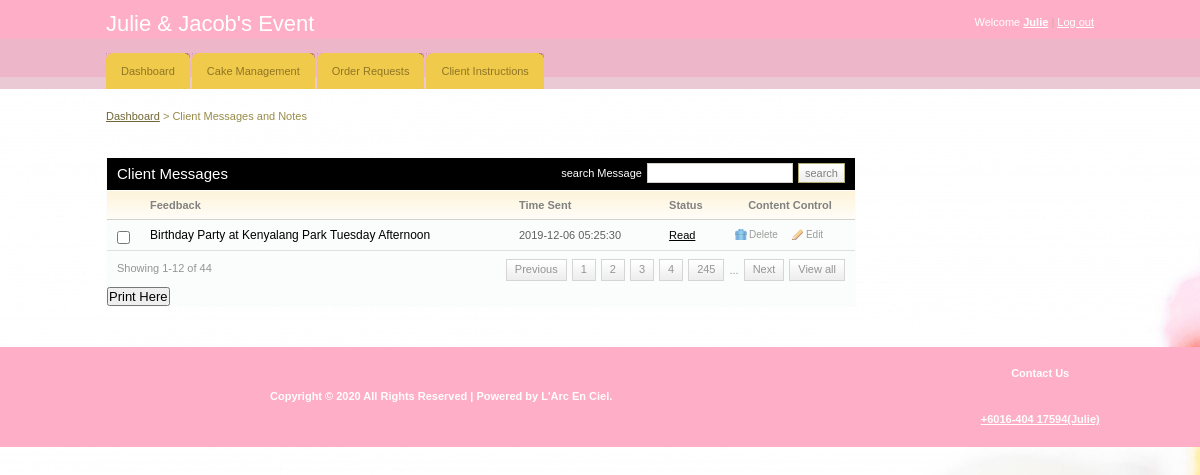
The page /admin/index.php (signed in) on the database its author committed.
### tables this page shows
CREATE TABLE `message` (
  `msg_id` int(11) NOT NULL,
  `message` varchar(255) NOT NULL,
  `status` varchar(255) NOT NULL,
  `time` datetime NOT NULL,
  `client_email` varchar(255) NOT NULL
);

### admin/index.php (the view, shortened to what this page needs)
<!DOCTYPE html PUBLIC "-//W3C//DTD XHTML 1.0 Transitional//EN" "http://www.w3.org/TR/xhtml1/DTD/xhtml1-transitional.dtd">
<html xmlns="http://www.w3.org/1999/xhtml">
<link rel="stylesheet" href="css/style.css" type="text/css" media="all" />
<head>
</head>
<body>
<div id="header">
	<div class="shell">
		<?php
			include 'menu.php';
		?>
		</div>
	</div>
<div id="container">
	<div class="shell">
		<div class="small-nav">
			<a href="dashboard.php">Dashboard</a>
			<span>&gt;</span>
			Client Messages and Notes
		</div>
		<br />
		<div id="main">
			<div id="content">
				<div class="box">
					<div class="box-head">
						<h2 class="left">Client Messages</h2>
						<div class="right">
							<label>search Message</label>
							<input type="text" class="field small-field" />
							<input type="submit" class="button" value="search" />
						</div>
					</div>
					<div class="table">
						<table width="100%" border="0" cellspacing="0" cellpadding="0">
							<tr>
								<th width="13"></th>
								<th>Feedback</th>
								<th>Time Sent</th>
								<th>Status</th>
								<th width="110" class="ac">Content Control</th>
							</tr>
							<?php
								include '../includes/config.php';
								$select = "SELECT * FROM message";
								$result = $conn->query($select);
								while($row = $result->fetch_assoc()){
							?>
							<tr>
								<td><input type="checkbox" class="checkbox" /></td>
								<td><h3><a href="#"><?php echo $row['message'] ?></a></h3></td>
								<td><?php echo $row['time'] ?></td>
								<td><a href="#"><?php echo $row['status'] ?></a></td>
								<td><a href="javascript:sureToApprove(<?php echo $row['msg_id'];?>)" class="ico del">Delete</a><a href="javascript:sureToEdit(<?php echo $row['msg_id'];?>)" class="ico edit">Edit</a></td>
							</tr>
							<?php
								}
							?>
						</table>
						<div class="pagging">
							<div class="left">Showing 1-12 of 44</div>
							<div class="right">
								<a href="#">Previous</a>
								<a href="#">1</a>
								<a href="#">2</a>
								<a href="#">3</a>
								<a href="#">4</a>
								<a href="#">245</a>
								<span>...</span>
								<a href="#">Next</a>
								<a href="#">View all</a>
							</div>
						</div>
					</div>
					<h2><input type="submit" onclick="window.print()" value="Print Here" /></h2>
				</div>
			</div>
		</div>
	</div>
</div>
<div id="footer">
<table style="width:100%">
  <tr>
    <th>Copyright &copy; 2020 All Rights Reserved | Powered by L'Arc En Ciel.</th>
	<th><table style = "width:100%">
	<tr>
		<th>Contact Us
		</tr>
		<th><a href="https://wa.link/bjqijp" target="_blank">+6016-404 17594(Julie)</a>
		</th>
	</tr>
	</table>
</div>
</body>
</html>

### admin/css/style.css (style rules this page uses)
* { padding:0; margin:0; outline:0; }
body { background:#a5a5a570; background-image: url("images/background.jpg"); font-family: Verdana, sans-serif; font-size:11px; line-height:14px; color:#5e5e5e; }
input, textarea, select { font-family: Verdana, sans-serif; font-size:13px; }
.field { border:solid 1px #d3cfc7; background:#fff; padding:5px; }
.small-field { border:solid 1px #d3cfc7; background:#fff; padding:3px 1px; font-size:11px; }
.checkbox { width:13px; height:13px; vertical-align:top; position:relative; top:2px; }
.button { background:#eee url(images/button.gif) repeat-x 0 0; border:solid 1px #b1a874; color:#7f7f7f; font-size:11px; padding:2px 6px 2px 6px; cursor:pointer; line-height:14px !important; }
a { color:#000000; text-decoration: underline; cursor:pointer; }
.left, .alignleft { float:left; display:inline; }
.right, .alignright { float:right; display:inline; }
.ac { text-align: center !important; }
h2 { font-size:15px; font-weight: normal; }
h3 { font-size:12px; line-height:14px; font-weight: normal; }
h3 a { text-decoration: none; }
.shell { width:988px; margin:0 auto; }
#header { height:89px; background:url(images/header.gif); white-space:nowrap; }
#container { padding:20px 0; }
.small-nav { color:#978b48; padding-bottom:20px; }
.small-nav a { color:#6f6636; }
#content { float:left; width:750px; }
.table th { background:#fffdfa url(images/th.gif) repeat-x 0 0; color:#818181; text-align: left; padding:7px 10px; border-bottom:solid 1px #d2d1cb; }
.table td { background:#fbfcfc; border-bottom:solid 1px #e0e0e0; padding:8px 10px; }
.box { background:#fbfcfc; height:100%; padding:1px; margin-bottom:20px; }
.box-head { background:#000000; height:32px; color:#fff; padding: 0 10px; line-height:32px; white-space:nowrap; border-bottom:solid 1px #fff; }
.box-head .right { padding-top:5px; line-height:13px; }
.box-head .right label, .box-head .right input { float:left; }
.box-head .right label { padding:4px 0 0 0; }
.box-head .right input { margin-left:5px; }
.pagging { height:20px; padding:8px 10px; line-height:19px; color:#949494; }
.pagging a { background:url(images/pagging.gif) repeat-x 0 0; height:20px; float:left; padding:0 8px; border:solid 1px #d5d5d5; text-decoration: none; color:#949494; margin-left:5px; }
.pagging span { float:left; margin-left:5px; padding-top:2px; }
a.ico { color:#9d9c9a; font-size:10px; text-decoration: none; padding:0 0 0 14px; background-repeat:no-repeat; background-position:0 0; }
a.del { background-image:url(images/del.gif) }
a.edit { background-image:url(images/edit.gif); margin-left:14px; }
#footer { height:100px; background:url(images/footer.gif); line-height:44px; color:#fff; }
#footer a { color:#fff; }

### rows shown on the page
message: message "Birthday Party at Kenyalang Park Tuesday Afternoon", time "2019-12-06 05:25:30", status "Read"

### other values the page prints
$_SESSION['uname'] "Julie"
